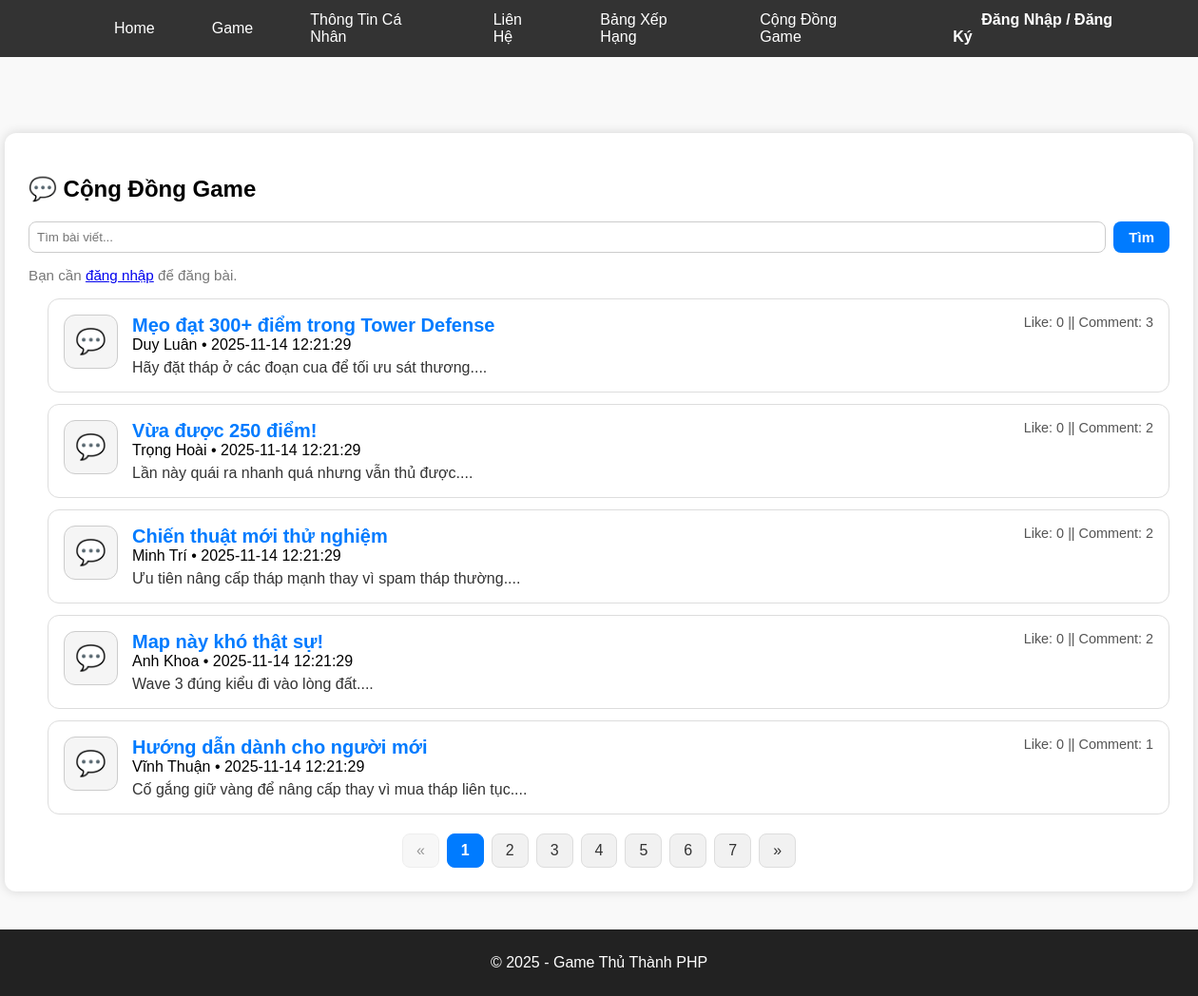
The app's page /forum_list.php with its own data.
### tables this page shows
CREATE TABLE IF NOT EXISTS posts (
  id INT AUTO_INCREMENT PRIMARY KEY,
  user_id INT NOT NULL,
  title VARCHAR(200) NOT NULL,
  content TEXT,
  screenshot_url VARCHAR(255),
  created_at TIMESTAMP DEFAULT CURRENT_TIMESTAMP,
  FOREIGN KEY (user_id) REFERENCES users(id) ON DELETE CASCADE
);

CREATE TABLE users (
  id INT AUTO_INCREMENT PRIMARY KEY,
  name VARCHAR(100),
  email VARCHAR(100) UNIQUE,
  password VARCHAR(255),
  avatar VARCHAR(255) DEFAULT 'uploads/default.png'
);

### forum_list.php (the view, shortened to what this page needs)
<?php
require_once 'db/connect.php';
include 'includes/header.php';
$q = trim($_GET['q'] ?? '');
$perPage = 5;
$page = max(1, intval($_GET['page'] ?? 1));
$offset = ($page - 1) * $perPage;
$where = "";
$params = [];
$types = "";
$sqlCount = "SELECT COUNT(*) AS total FROM posts p $where";
$stmtCount = $conn->prepare($sqlCount);
$stmtCount->execute();
$total = $stmtCount->get_result()->fetch_assoc()['total'] ?? 0;
$totalPages = max(1, ceil($total / $perPage));
$sql = "
    SELECT p.*, u.name AS author,
           (SELECT COUNT(*) FROM post_likes pl WHERE pl.post_id = p.id) AS like_count,
           (SELECT COUNT(*) FROM comments c WHERE c.post_id = p.id) AS comment_count
    FROM posts p
    JOIN users u ON u.id = p.user_id
    $where
    ORDER BY p.created_at DESC
    LIMIT ? OFFSET ?
";
$stmt = $conn->prepare($sql);
$types2 = $types . "ii";
$params2 = $params;
$params2[] = $perPage;
$params2[] = $offset;
$stmt->bind_param($types2, ...$params2);
$stmt->execute();
$result = $stmt->get_result();
?>
<div class="forum-container">
  <h2>💬 Cộng Đồng Game</h2>
  <form method="get" style="position:relative; margin-bottom:15px; display:flex; gap:8px;">
    <div style="flex:1; position:relative;">
      <input type="text" name="q" id="searchInput" placeholder="Tìm bài viết..."
             value="<?= htmlspecialchars($q) ?>"
             autocomplete="off"
             style="width:100%;padding:8px;border-radius:8px;border:1px solid #ccc;">
    </div>
    <button class="btn-send">Tìm</button>
  </form>
  <div style="margin-bottom:15px;">
    <?php if (isset($_SESSION['user'])): ?>
      <a href="forum_create_post.php" class="btn-send">✍️ Đăng bài mới</a>
    <?php else: ?>
      <span class="muted">Bạn cần <a href="auth.php">đăng nhập</a> để đăng bài.</span>
    <?php endif; ?>
  </div>
  <?php if ($total == 0): ?>
    <p class="muted">Không có bài phù hợp.</p>
  <?php else: ?>
    <div class="forum-list">
<?php while ($row = $result->fetch_assoc()): ?>
  <div class="forum-card">
    <div class="forum-icon">💬</div>
    <div class="forum-content">
      <a class="forum-title" href="forum_view.php?id=<?= $row['id'] ?>">
        <?= htmlspecialchars($row['title']) ?>
      </a>
      <div class="forum-info">
        <span class="author"><?= htmlspecialchars($row['author']) ?></span> •
        <span class="date"><?= $row['created_at'] ?></span>
      </div>
      <div class="forum-excerpt">
        <?= nl2br(htmlspecialchars(mb_substr($row['content'], 0, 160))) ?>...
      </div>
    </div>
    <div class="forum-stats">
        Like: <?= $row['like_count'] ?> || Comment: <?= $row['comment_count'] ?>
    </div>
  </div>
<?php endwhile; ?>
</div>
    <?php if ($totalPages > 1): ?>
<div class="pagination">
    <a class="<?= $page <= 1 ? 'disabled' : '' ?>"
       href="<?= $page > 1 ? '?page='.($page-1).($q!==''?'&q='.urlencode($q):'') : '#' ?>">
       «
    </a>
    <?php for ($p = 1; $p <= $totalPages; $p++): ?>
        <a class="<?= $p == $page ? 'active' : '' ?>"
           href="?page=<?= $p . ($q !== '' ? '&q='.urlencode($q) : '') ?>">
            <?= $p ?>
        </a>
    <?php endfor; ?>
    <a class="<?= $page >= $totalPages ? 'disabled' : '' ?>"
       href="<?= $page < $totalPages ? '?page='.($page+1).($q!==''?'&q='.urlencode($q):'') : '#' ?>">
       »
    </a>
</div>
<?php endif; ?>
  <?php endif; ?>
</div>
<?php include 'includes/footer.php'; ?>

### includes/header.php (shortened to what this page needs)
<!DOCTYPE html>
<html lang="vi">
<head>
    <link rel="stylesheet" href="assets/style.css">
</head>
<body>
<?php include "includes/navbar.php"; ?>
<div class="container"></div>

### includes/navbar.php (shortened to what this page needs)
<nav class="navbar">
    <div class="nav-left">
        <a href="index.php">Home</a>
        <a href="game.php">Game</a>
        <a href="profile.php">Thông Tin Cá Nhân</a>
        <a href="contact.php">Liên Hệ</a>
        <a href="leaderboard.php">Bảng Xếp Hạng</a>
        <a href="forum_list.php">Cộng Đồng Game</a>
    </div>
    <div class="nav-right">
        <?php if (isset($_SESSION['user'])): ?>
            <span class="user-name">👤 Xin chào, <strong><?php echo htmlspecialchars($_SESSION['user']['name']); ?></strong></span>
            <a href="logout.php" class="logout-btn">Đăng Xuất</a>
        <?php else: ?>
            <a href="auth.php">Đăng Nhập / Đăng Ký</a>
        <?php endif; ?>
    </div>
</nav>

### includes/footer.php (shortened to what this page needs)
<footer>
    <p>&copy; 2025 - Game Thủ Thành PHP</p>
</footer>
</body>
</html>

### assets/css/base.css (style rules this page uses)
body { font-family: Arial, sans-serif; background: #f9f9f9; margin: 0; padding: 0; display: grid; grid-template-rows: auto 1fr auto; min-height: 100vh; }
html, body { height: 100%; margin: 0; }

### assets/css/navbar.css (style rules this page uses)
.navbar { display: flex; justify-content: space-between; align-items: center; background: #333; padding: 0 40px; height: 60px; }
.navbar a { color: white; text-decoration: none; margin: 0 30px; font-weight: 500; transition: color 0.2s ease; }
.nav-left { display: flex; align-items: center; padding: 50px; }
.nav-right a { font-weight: bold; }

### assets/css/game.css (style rules this page uses)
.container { padding: 20px; }
.muted { color: #666; font-size: 0.95em; }

### assets/css/contact.css (style rules this page uses)
.btn-send { background: #ffd700; color: #222; border: none; padding: 12px 20px; font-size: 18px; font-weight: bold; border-radius: 30px; cursor: pointer; transition: 0.3s; }

### assets/css/forum.css (style rules this page uses)
.forum-container { width: 1200px; margin: 40px auto; background: #fff; padding: 25px; border-radius: 12px; box-shadow: 0 0 12px rgba(0,0,0,0.15); }
.forum-list { margin-left: 20px; }
.forum-card { display: flex; justify-content: space-between; align-items: flex-start; gap: 15px; padding: 16px; border-radius: 12px; border: 1px solid #ddd; background: #fff; margin-bottom: 12px; transition: 0.25s; }
.forum-icon { font-size: 35px; }
.forum-title { font-size: 20px; font-weight: bold; color: #007bff; text-decoration: none; }
.forum-excerpt { color: #333; margin-top: 6px; }
.muted { color: #777; }
.forum-icon { width: 55px; height: 55px; border-radius: 12px; border: 1px solid #ccc; background: #f5f5f5; font-size: 26px; display: flex; align-items: center; justify-content: center; color: #555; }
.pagination { display: flex; justify-content: center; margin-top: 20px; gap: 8px; }
.pagination a { padding: 8px 14px; background: #f1f1f1; border-radius: 8px; text-decoration: none; color: #333; font-weight: 500; border: 1px solid #ddd; transition: 0.25s; }
.pagination .active { background: #007bff; color: white; font-weight: 600; border: 1px solid #007bff; cursor: default; }
.pagination .disabled { opacity: 0.5; pointer-events: none; }
.btn-send { background-color: #007bff; color: #ffffff; border: none; padding: 8px 16px; border-radius: 8px; font-weight: bold; font-size: 15px; text-decoration: none; cursor: pointer; transition: background-color 0.2s ease-in-out, transform 0.1s ease; }
.forum-container form[method="get"] { position: relative; margin-bottom: 15px; display: flex; gap: 8px; }
.forum-container form[method="get"] > div:first-child { flex: 1; position: relative; }
#searchInput { width: 100%; padding: 8px; border-radius: 8px; border: 1px solid #ccc; box-sizing: border-box; }
.forum-container form[method="get"] + div { margin-bottom: 15px; }
.forum-stats { text-align: right; white-space: nowrap; font-size: 0.9em; color: #555; margin-left: 15px; }
.forum-card { display: flex; justify-content: space-between; align-items: flex-start; }
.forum-content { flex: 1; }

### assets/css/footer.css (style rules this page uses)
footer { background: #222; color: white; text-align: center; padding: 10px; }

### records on screen
posts: title "Mẹo đạt 300+ điểm trong Tower Defense", user.name "Duy Luân", created_at "2025-11-14 12:21:29", content "Hãy đặt tháp ở các đoạn cua để tối ưu sát thương.", like_count "0", comment_count "3"
posts: title "Vừa được 250 điểm!", user.name "Trọng Hoài", created_at "2025-11-14 12:21:29", content "Lần này quái ra nhanh quá nhưng vẫn thủ được.", like_count "0", comment_count "2"
posts: title "Chiến thuật mới thử nghiệm", user.name "Minh Trí", created_at "2025-11-14 12:21:29", content "Ưu tiên nâng cấp tháp mạnh thay vì spam tháp thường.", like_count "0", comment_count "2"
posts: title "Map này khó thật sự!", user.name "Anh Khoa", created_at "2025-11-14 12:21:29", content "Wave 3 đúng kiểu đi vào lòng đất.", like_count "0", comment_count "2"
posts: title "Hướng dẫn dành cho người mới", user.name "Vĩnh Thuận", created_at "2025-11-14 12:21:29", content "Cố gắng giữ vàng để nâng cấp thay vì mua tháp liên tục.", like_count "0", comment_count "1"
